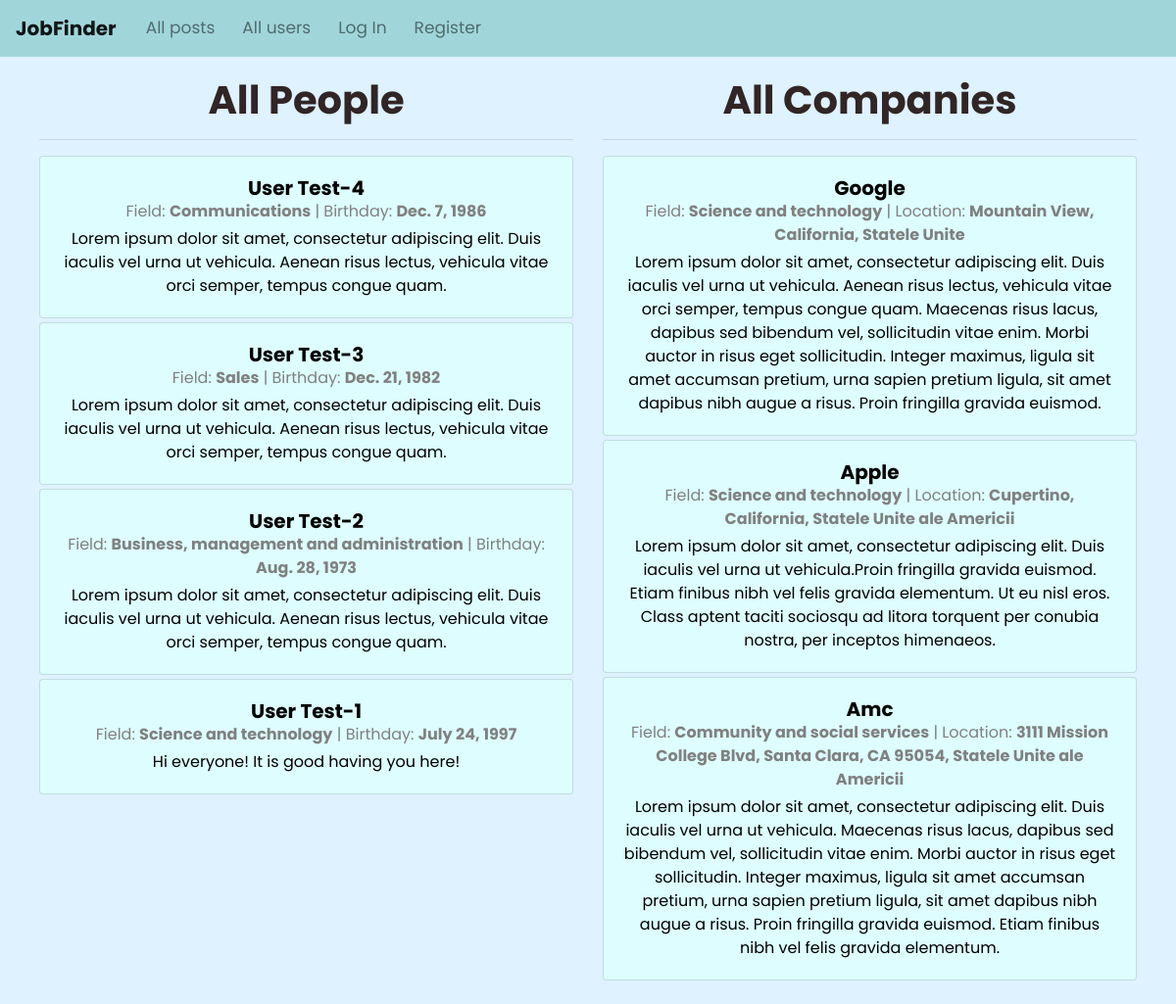
Page /users/all on the earlier database version.
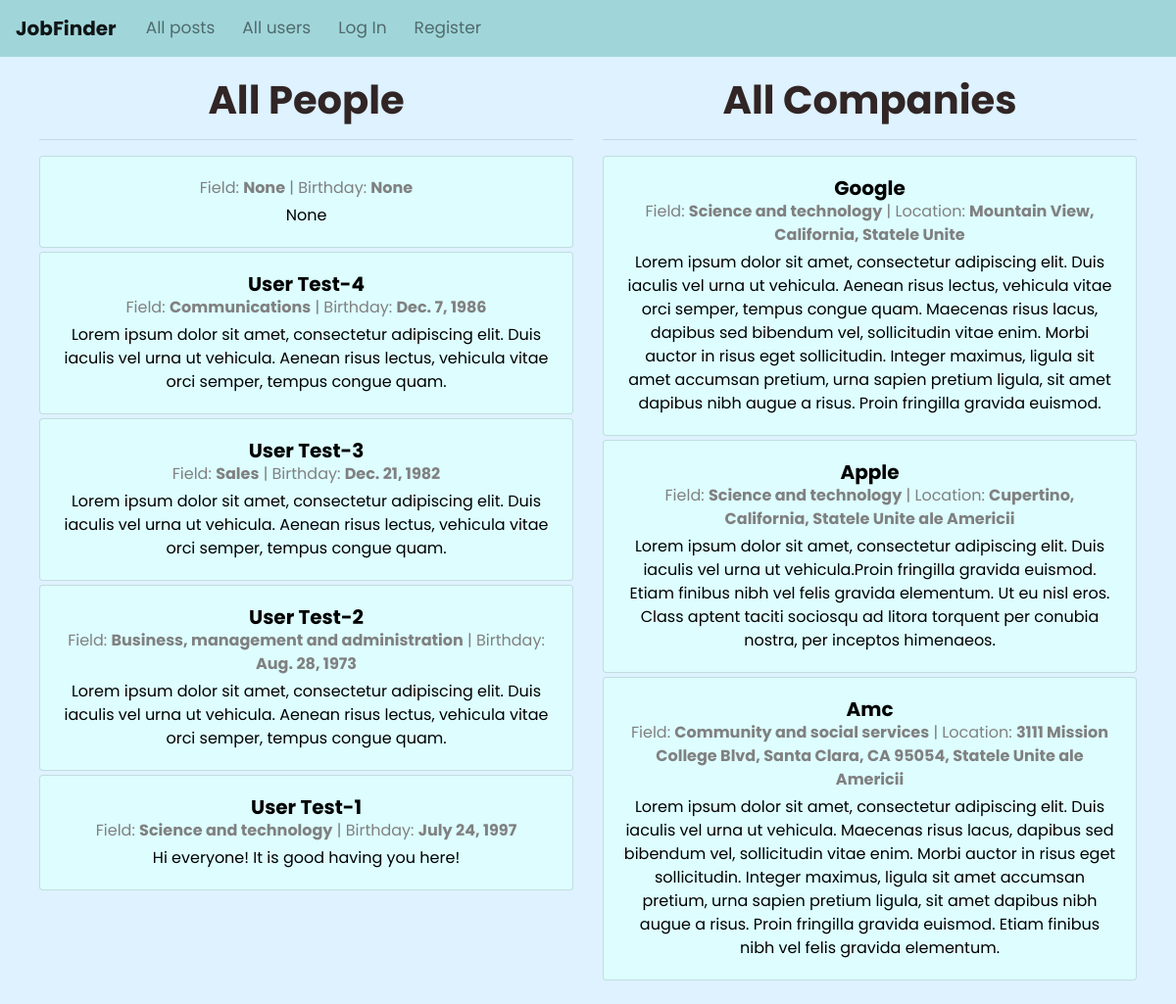
Same page on the later database version.
### JobFinderApp/models.py (models this page shows)
class User(AbstractUser):
    description = models.CharField(max_length=500, blank=True, null=True)
    birth_date = models.DateField(blank=True, null=True)
    field = models.CharField(max_length=500, blank=True, null=True)
    is_company = models.BooleanField(default=False)
    location = models.CharField(max_length=100, blank=True, null=True)
    link_to_location = models.CharField(max_length=200, blank=True, null=True)
    class Meta:
        ordering = ['-id']

### JobFinderApp/views.py (the view)
# urls.py: path("users/<field>", views.users, name="users"),
def users(request, field):
    if field != "all":
        return render(request, "JobFinderApp/users.html", {
            'title': field,
            'people': User.objects.filter(field = field, is_company = False),
            'companies': User.objects.filter(field = field, is_company = True)
        })
    else:
        return render(request, "JobFinderApp/users.html", {
            'title': field,
            'people': User.objects.filter(is_company = False),
            'companies': User.objects.filter(is_company = True)
        })

### JobFinderApp/templates/JobFinderApp/users.html (shortened to what this page needs)
{% extends "JobFinderApp/layout.html" %}
{% block body %}
    <div class="container-fluid" style="padding: 20px 40px;">
        <div class="row">
        <div class="col-12 col-lg-6" style="display: inline; text-align: center;">
            <h1 style="color:rgb(49, 37, 37);">
                <strong>
                    {% if title != "all" %}
                        People - {{ title }}
                    {% else %}
                        All People
                    {% endif %}
                </strong>
            </h1>
            <hr>
            {% for person in people %}
                <a href="{% url 'profile' person.username %}" style="text-decoration: none; color: black;">
                <div id="{{ person.id }}" class="card post mb-1">
                    <div class="card-body pb-1">
                        <h5 class="card-title mb-0"><strong>{{ person.first_name }} {{ person.last_name }}</strong></h5>
                        <span style="color: grey;">Field: <strong>{{ person.field }}</strong> | Birthday: <strong>{{ person.birth_date }}</strong></span>
                        <p class="mt-1">{{ person.description }}</p>
                    </div>
                </div>
                </a>
            {% endfor %}
        </div>
        <div class="col-12 col-lg-6" style="display: inline; text-align: center;">
            <h1 style="color:rgb(49, 37, 37);">
                <strong>
                    {% if title != "all" %}
                        Companies - {{ title }}
                    {% else %}
                        All Companies
                    {% endif %}
                </strong>
            </h1>
            <hr>
            {% for company in companies %}
                <a href="{% url 'profile' company.username %}" style="text-decoration: none; color: black;">
                <div class="card post mb-1">
                    <div class="card-body pb-1">
                        <h5 class="card-title mb-0"><strong>{{ company.username }}</strong></h5>
                        <span style="color: grey;">Field: <strong>{{ company.field }}</strong> | Location: <strong>{{ company.location }}</strong></span>
                        <p class="mt-1">{{ company.description }}</p>
                    </div>
                </div>
                </a>
            {% endfor %}
        </div>
        </div>
    </div>
{% endblock %}

Differences in the rows shown:
added User: field "None", birth_date "None", description "None", shown under "All People"
